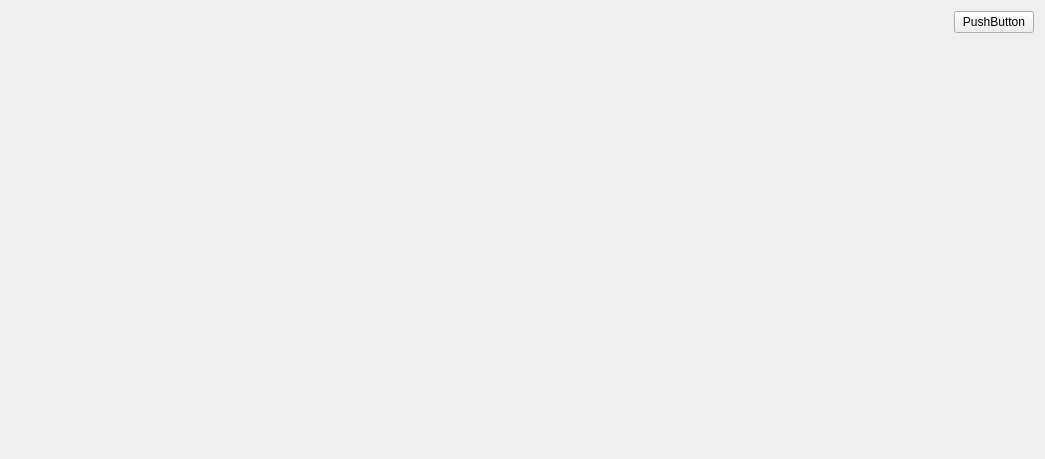
<?xml version="1.0" encoding="UTF-8"?>
<ui version="4.0">
 <class>Awsmock::Components::ImageViewer</class>
 <widget class="QWidget" name="Awsmock::Components::ImageViewer">
  <property name="geometry">
   <rect>
    <x>0</x>
    <y>0</y>
    <width>1045</width>
    <height>459</height>
   </rect>
  </property>
  <property name="windowTitle">
   <string>ImageViewer</string>
  </property>
  <layout class="QVBoxLayout" name="verticalLayout">
   <item>
    <layout class="QHBoxLayout" name="horizontalLayout">
     <item>
      <spacer name="horizontalSpacer">
       <property name="orientation">
        <enum>Qt::Orientation::Horizontal</enum>
       </property>
       <property name="sizeHint" stdset="0">
        <size>
         <width>40</width>
         <height>20</height>
        </size>
       </property>
      </spacer>
     </item>
     <item>
      <widget class="QPushButton" name="pushButton">
       <property name="text">
        <string>PushButton</string>
       </property>
      </widget>
     </item>
    </layout>
   </item>
   <item>
    <widget class="QLabel" name="imageLabel">
     <property name="sizePolicy">
      <sizepolicy hsizetype="Expanding" vsizetype="Expanding">
       <horstretch>0</horstretch>
       <verstretch>0</verstretch>
      </sizepolicy>
     </property>
     <property name="text">
      <string/>
     </property>
    </widget>
   </item>
  </layout>
 </widget>
 <resources/>
 <connections/>
</ui>
